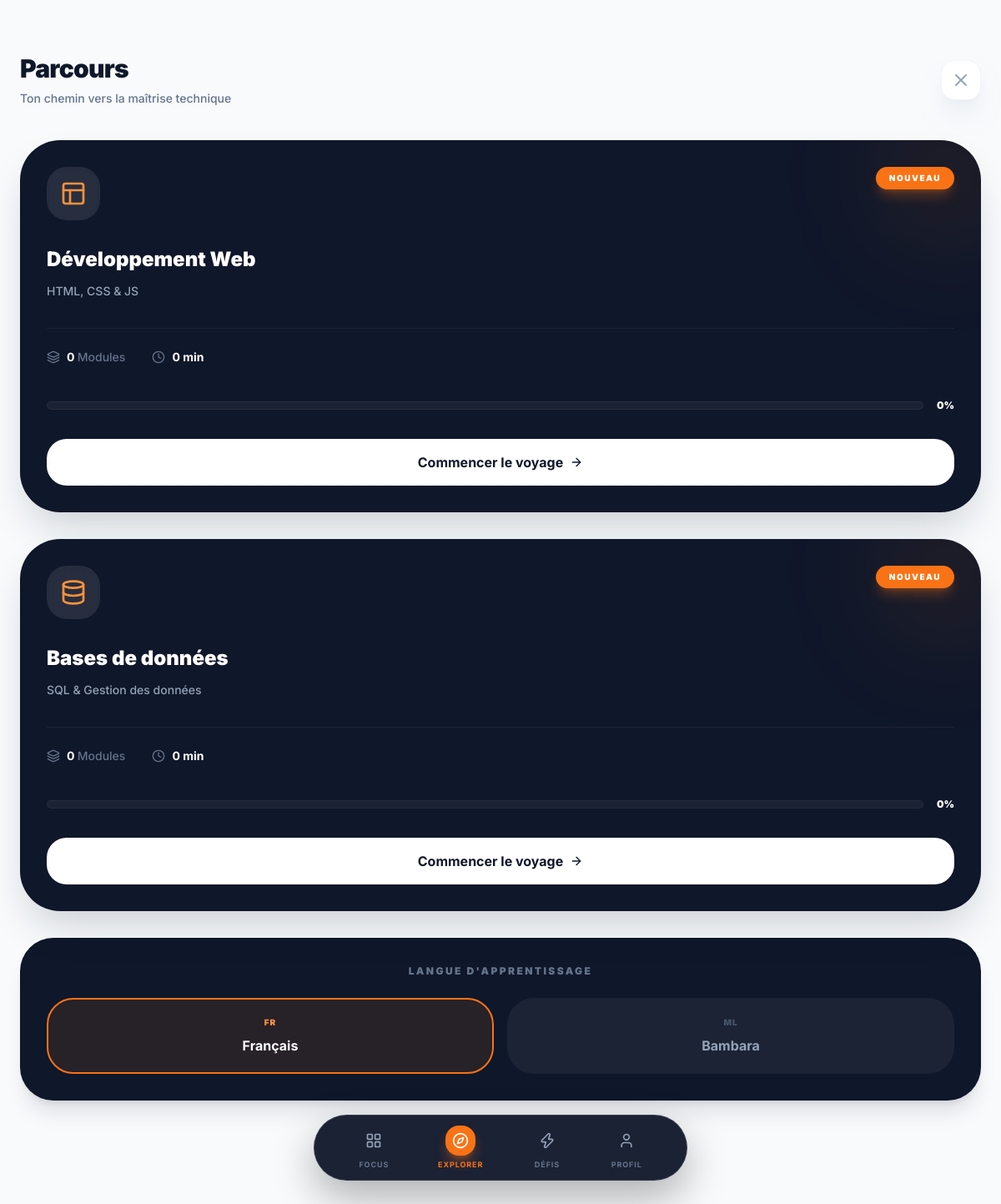
The page /learner/paths.php (signed in) on the database its author committed.
### tables this page shows
CREATE TABLE paths (
    id INT AUTO_INCREMENT PRIMARY KEY,
    title VARCHAR(100) NOT NULL,
    description TEXT,
    icon VARCHAR(50),
    color_hex VARCHAR(7) DEFAULT '#FF6B00',
    is_active BOOLEAN DEFAULT TRUE
);

### learner/paths.php (the view, shortened to what this page needs)
<?php
require_once '../config/db.php';
$user_id = $_SESSION['user_id'];
$stmt = $pdo->prepare("
    SELECT p.*,
           COUNT(DISTINCT m.id) as total_modules,
           COUNT(DISTINCT l.id) as total_lessons,
           COUNT(DISTINCT up.lesson_id) as completed_lessons
    FROM paths p
    LEFT JOIN modules m ON m.path_id = p.id
    LEFT JOIN lessons l ON l.module_id = m.id
    LEFT JOIN user_progress up ON up.lesson_id = l.id AND up.user_id = ?
    WHERE p.is_active = 1
    GROUP BY p.id
");
$stmt->execute([$user_id]);
$paths_db = $stmt->fetchAll();
$paths = [];
foreach ($paths_db as $p) {
    $progress = ($p['total_lessons'] > 0) ? round(($p['completed_lessons'] / $p['total_lessons']) * 100) : 0;
    $paths[] = [
        'id' => $p['id'],
        'title' => $p['title'],
        'subtitle' => $p['description'],
        'modules' => $p['total_modules'],
        'lessons' => $p['total_lessons'],
        'duration' => ($p['total_lessons'] * 15) . ' min',
        'progress' => $progress,
        'color' => ($p['id'] % 2 == 0) ? 'from-emerald-900 via-emerald-800 to-teal-900' : 'from-blue-600 to-indigo-900',
        'status' => $progress > 0 ? 'En cours' : 'Nouveau',
        'available' => true
    ];
}
?>
<!DOCTYPE html>
<html lang="fr">
<head>
    <script src="https://cdn.tailwindcss.com"></script>
</head>
<body class="pb-32">
    <div class="px-6 pt-16 pb-10 flex justify-between items-center">
        <div>
            <h1 class="text-3xl font-black text-slate-900 tracking-tight mb-2">Parcours</h1>
            <p class="text-slate-500 text-sm font-medium">Ton chemin vers la maîtrise technique</p>
        </div>
        <a href="dashboard.php" class="w-12 h-12 bg-white shadow-xl shadow-slate-200/50 border border-slate-100 rounded-2xl flex items-center justify-center text-slate-400 hover:text-orange-500 transition-colors">
            <i data-lucide="x" class="w-6 h-6"></i>
        </a>
    </div>
    <div class="px-6 space-y-8">
        <?php if(empty($paths)): ?>
            <div class="bg-white rounded-[2.5rem] p-12 text-center border border-dashed border-slate-200">
                <i data-lucide="layers" class="w-12 h-12 text-slate-200 mx-auto mb-4"></i>
                <p class="text-slate-400 font-medium italic">Aucun parcours disponible pour le moment.</p>
            </div>
        <?php else: ?>
            <?php foreach($paths as $path): ?>
            <div class="path-card relative overflow-hidden rounded-[3rem] p-8 text-white bg-slate-900 shadow-2xl shadow-slate-900/20">
                <div class="absolute -right-10 -top-10 w-40 h-40 bg-orange-500/10 rounded-full blur-3xl"></div>
                <div class="flex justify-between items-start mb-8 relative z-10">
                    <div class="w-16 h-16 bg-white/10 backdrop-blur-md rounded-[1.5rem] flex items-center justify-center shadow-inner">
                        <i data-lucide="<?php echo ($path['id'] % 2 == 0) ? 'database' : 'layout'; ?>" class="w-8 h-8 text-orange-400"></i>
                    </div>
                    <div class="bg-orange-500 px-4 py-1.5 rounded-full text-[10px] font-black uppercase tracking-[0.15em] shadow-lg shadow-orange-500/30">
                        <?php echo $path['status']; ?>
                    </div>
                </div>
                <h2 class="text-2xl font-black mb-3 leading-tight"><?php echo htmlspecialchars($path['title']); ?></h2>
                <p class="text-slate-400 text-sm mb-8 font-medium leading-relaxed"><?php echo htmlspecialchars($path['subtitle']); ?></p>
                <div class="flex gap-8 mb-10 border-t border-white/5 pt-6">
                    <div class="flex items-center gap-2">
                        <i data-lucide="layers" class="w-4 h-4 text-slate-500"></i>
                        <span class="text-sm font-bold"><?php echo $path['modules']; ?> <span class="text-slate-500 font-medium">Modules</span></span>
                    </div>
                    <div class="flex items-center gap-2">
                        <i data-lucide="clock" class="w-4 h-4 text-slate-500"></i>
                        <span class="text-sm font-bold"><?php echo $path['duration']; ?></span>
                    </div>
                </div>
                <div class="flex items-center gap-4">
                    <div class="flex-1 bg-white/5 h-2.5 rounded-full overflow-hidden border border-white/5">
                    </div>
                    <span class="text-white font-black text-xs"><?php echo $path['progress']; ?>%</span>
                </div>
                <a href="course_details.php?id=<?php echo $path['id']; ?>" class="mt-8 w-full bg-white text-slate-900 font-bold py-4 rounded-[1.5rem] flex items-center justify-center gap-2 hover:bg-orange-500 hover:text-white transition-all group">
                    <?php echo $path['progress'] > 0 ? 'Reprendre' : 'Commencer le voyage'; ?>
                    <i data-lucide="arrow-right" class="w-4 h-4 group-hover:translate-x-1 transition-transform"></i>
                </a>
            </div>
            <?php endforeach; ?>
        <?php endif; ?>
        <div class="bg-slate-900 rounded-[2.5rem] p-8 shadow-xl shadow-slate-900/10">
            <h3 class="text-xs font-black text-slate-500 mb-6 text-center uppercase tracking-[0.2em]">Langue d'apprentissage</h3>
            <div class="grid grid-cols-2 gap-4">
                <button class="flex flex-col items-center gap-2 py-5 rounded-[2rem] border-2 border-orange-500 bg-orange-500/10 text-white font-bold transition-all">
                    <span class="text-[10px] text-orange-400 font-black tracking-widest uppercase">FR</span>
                    Français
                </button>
                <button class="flex flex-col items-center gap-2 py-5 rounded-[2rem] border-2 border-transparent bg-white/5 text-slate-400 font-bold hover:bg-white/10 transition-all">
                    <span class="text-[10px] text-slate-600 font-black tracking-widest uppercase">ML</span>
                    Bambara
                </button>
            </div>
        </div>
    </div>
    <?php include '../includes/bottom_nav.php'; ?>
</body>
</html>

### learner/paths.php (style rules this page uses)
body { font-family: 'Inter', sans-serif; background-color: #F8FAFC; }
.path-card { transition: all 0.4s cubic-bezier(0.4, 0, 0.2, 1); }

### rows shown on the page
paths: status "NOUVEAU", title "Développement Web", description "HTML, CSS & JS", modules "0", duration "0 min", progress "0"
paths: status "NOUVEAU", title "Bases de données", description "SQL & Gestion des données", modules "0", duration "0 min", progress "0"
